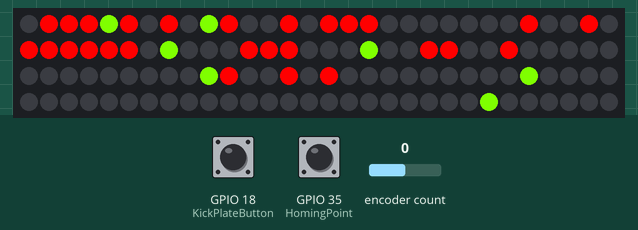
The sketch below on a simulated ESP32-S2. Parts: 120 RGB LEDs in strip order, left to right, continuing on the next row. Inputs (shaded band) come from the test bench; at power-on: GPIO 18 (KickPlateButton) LOW, GPIO 35 (HomingPoint) HIGH, encoder count 0.

Above: at 0.5 s.

The sketch:

Circle_Game.ino
```cpp
#include "AiEsp32RotaryEncoder.h"
#include "Arduino.h"
#include "LevelsMap.h"
#include <NeoPixelBus.h>


#define ColourSaturation 130 //Background Brightness, Caution if power supply is below 6 amps DO NOT set all leds to 100% brightness
#define CharacterSaturation 255 //Player and 'enemy's brightness

/*
  S2 Mini Pinout for Circle Game
  Rotary encoder pins CLK = 9   DT = 8
  Optical homing button = 35
  Kick Plate Button = 18`
  Led Data Pin = 3
*/

#define HomingPoint 35
#define KickPlateButton 18

#define ROTARY_ENCODER_A_PIN 8
#define ROTARY_ENCODER_B_PIN 9
#define ROTARY_ENCODER_VCC_PIN -1 /* 27 put -1 of Rotary encoder Vcc is connected directly to 3,3V; else you can use declared output pin for powering rotary encoder */
#define ROTARY_ENCODER_BUTTON_PIN 15

#define ROTARY_ENCODER_STEPS 4

AiEsp32RotaryEncoder rotaryEncoder = AiEsp32RotaryEncoder(ROTARY_ENCODER_A_PIN, ROTARY_ENCODER_B_PIN, ROTARY_ENCODER_BUTTON_PIN, ROTARY_ENCODER_VCC_PIN, ROTARY_ENCODER_STEPS);

TaskHandle_t EncoderRead;

//WS2812 led strip setup

const uint8_t PixelCount = 120; // Total number of pixels for both strips to be split up later
const uint8_t PixelPin = 3; //WS2812 data pin

NeoPixelBus<NeoGrbFeature, NeoWs2812xMethod> strip(PixelCount, PixelPin);

//Encoder homing sequence variables

int HomingOffset = 286;
volatile bool ringOffset = false;
bool Homed = false;
volatile bool ClockwiseSpinDirection = false; //debounce for interrupt change so the code isn't altering the interrupt every cycle
volatile byte LastPlayerPosition = 0;

volatile int encodervalue;
volatile int16_t encoderDelta;

//Kickplate debounce

volatile unsigned long lastDebounceTime = 0;  // the last time the output pin was toggled
volatile unsigned long debounceDelay = 5;


//GameSetup
byte CurrentLevel = 1;
byte NumberOfLevels = 3;
bool Setup = false;
bool firstrun = false;
byte Lives = 3;

byte EnemyArrayPosition = 0;
byte EnemyArrayScale = 0;
byte MovingEnemyArrayScale = 0;
volatile byte FinishPosition = 0;
bool Updated = true;
byte UpdatePosition = 0;

#define BackgroundColour RgbColor(127, 127, 127)
#define EnemyColour RgbColor(255, 0, 0)
#define MovingEnemyColour RgbColor(127, 255, 0)
#define Finishcolour RgbColor(0, 0, 0)

volatile unsigned long Gametick = 0;
volatile unsigned long lastGameTickTime = 0;  // the last time the output pin was toggled
volatile unsigned long GameTickDelay = 500;

volatile bool GameLost = false;
volatile bool LevelWon = false;

byte CurrentMovingEnemys[16] {
  /*clockwise*/200, 200, 200, 200, 200, 200, 200, 200 /*Counterclockwise*/, 200, 200, 200, 200, 200, 200, 200, 200
};


void EncoderReadCode( void * pvParameters ) {

  for (;;) {

    encodervalue = rotaryEncoder.readEncoder();
    encoderDelta = rotaryEncoder.encoderChanged();

  }
}

void drawPlayer(byte pixelAddress) {
  if (strip.GetPixelColor(pixelAddress) == EnemyColour or strip.GetPixelColor(pixelAddress) == MovingEnemyColour) {
    GameLost = true;
    return;
  } else if (strip.GetPixelColor(pixelAddress) == Finishcolour) {
    LevelWon = true;
    return;
  }
  strip.SetPixelColor(LastPlayerPosition, BackgroundColour);
  strip.SetPixelColor(pixelAddress, RgbColor(0, CharacterSaturation, 0));
  strip.Show();
  LastPlayerPosition = pixelAddress;
}

void setZero() {
  if (Homed == false) {
    rotaryEncoder.setEncoderValue(HomingOffset);
    Homed = true;
  }
}

int SmoothEncoderInput() {
  int smoothedencodervalue = 0;
  smoothedencodervalue = map(encodervalue, 0, 358, 0, 59);
  if (ringOffset == true) {
    smoothedencodervalue = (smoothedencodervalue + 60);
  }
  return smoothedencodervalue;
}


void Switch(bool Pressed) {
  if (Pressed == false) {
    lastDebounceTime = millis();
    return;
  } else if (((millis() - lastDebounceTime) < debounceDelay) and Pressed == true) {
    ringOffset = !ringOffset;
  }
}

void Homing(byte DirectionOffset) {
  rotaryEncoder.setEncoderValue(HomingOffset + DirectionOffset);
  Homed = true;
}

void IRAM_ATTR readEncoderISR()
{
  rotaryEncoder.readEncoder_ISR();
}

void HomingDirection() {
  if (encoderDelta > 0 and ClockwiseSpinDirection == true and encodervalue > 30 and encodervalue < 300) {
    ClockwiseSpinDirection = false;
  } else if (encoderDelta < 0 and ClockwiseSpinDirection == false and encodervalue > 30 and encodervalue < 300) {
    ClockwiseSpinDirection = true;
  }
}

void LevelSetup() {
  byte CurrentEnemyposition = 0;
  byte CurrentMovingEnemyposition = 0;
  if (firstrun == false) {
    EnemyArrayScale = EnemyLevelSize(CurrentLevel - 1);
    MovingEnemyArrayScale = MovingEnemyLevelSize(CurrentLevel - 1);
    memset(CurrentMovingEnemys, 200, MovingEnemyArrayScale);
    EnemyArrayPosition = 0;
    firstrun = true;
  }
  if (Setup == false) {
    if (EnemyArrayPosition < EnemyArrayScale or EnemyArrayPosition < MovingEnemyArrayScale and Setup == false) {

      CurrentEnemyposition = LevelRequest(CurrentLevel - 1, EnemyArrayPosition, 1);
      CurrentMovingEnemyposition = LevelRequest(CurrentLevel - 1, EnemyArrayPosition, 2);

      if (EnemyArrayPosition < MovingEnemyArrayScale and CurrentMovingEnemyposition < 119) {
        CurrentMovingEnemys[EnemyArrayPosition]  = CurrentMovingEnemyposition;
        strip.SetPixelColor(CurrentMovingEnemyposition, MovingEnemyColour);
      }
      if (EnemyArrayPosition < EnemyArrayScale and CurrentEnemyposition < 119) {
        strip.SetPixelColor(CurrentEnemyposition, EnemyColour);
      }

      EnemyArrayPosition++;

    } else if (Setup == false) {
      FinishPosition = LevelRequest(CurrentLevel - 1, EnemyArrayPosition, 3);
      strip.SetPixelColor(FinishPosition, Finishcolour);
      strip.Show();
      firstrun = false;
      Setup = true;
    }
  }
}

void UpdateEnemies() {
  if (UpdatePosition < MovingEnemyArrayScale) {
    if (CurrentMovingEnemys[UpdatePosition] < 120) {
      if (UpdatePosition <= (MovingEnemyArrayScale / 2)) {
        strip.SetPixelColor(UpdatePosition, BackgroundColour);
        CurrentMovingEnemys[UpdatePosition]++;
        strip.SetPixelColor(UpdatePosition, MovingEnemyColour);
      } else {
        strip.SetPixelColor(UpdatePosition, BackgroundColour);
        CurrentMovingEnemys[UpdatePosition]--;
        strip.SetPixelColor(UpdatePosition, MovingEnemyColour);
      }
    }
    UpdatePosition++;
  } else {
    Updated = true;
  }
}

void setup() {

  delay(150);

  strip.ClearTo(RgbColor(ColourSaturation, ColourSaturation, ColourSaturation));

  rotaryEncoder.begin();
  rotaryEncoder.setup(readEncoderISR);

  rotaryEncoder.setBoundaries(0, 358, true); //minValue, maxValue, circleValues true|false (when max go to min and vice versa)
  rotaryEncoder.setAcceleration(0);

  strip.Begin();
  strip.Show();

  pinMode(HomingPoint, INPUT_PULLUP);

  pinMode(KickPlateButton, INPUT_PULLDOWN);

  xTaskCreatePinnedToCore(
    EncoderReadCode,   /* Task function. */
    "EncoderRead",     /* name of task. */
    10000,       /* Stack size of task */
    NULL,        /* parameter of the task */
    1,           /* priority of the task */
    &EncoderRead,      /* Task handle to keep track of created task */
    0);          /* pin task to core 0 */

}

void loop() {
  // put your main code here, to run repeatedly:

  if (GameLost == true & Lives > 0) {
    Lives--;
    Setup = false;
    firstrun = false;
    GameLost = false;
  } else if (GameLost == true) {
    CurrentLevel = 1;
    Lives = 3;
    Setup = false;
    firstrun = false;
    GameLost = false;
  } else if (LevelWon == true) {
  CurrentLevel++;
  Setup = false;
  firstrun = false;
  LevelWon = false;
}

if (Setup == false) {
  LevelSetup();
  return;
}

if (((millis() - lastGameTickTime) > GameTickDelay)) {
  Gametick++;
  MovingEnemyArrayScale = MovingEnemyLevelSize(CurrentLevel - 1);
  UpdatePosition = 0;
  Updated = false;
  lastGameTickTime = millis();
}

if (Updated == false) {
  UpdateEnemies();
}

HomingDirection();
drawPlayer(SmoothEncoderInput());

if (Homed == false) {
  if (digitalRead(HomingPoint) == 1 and ClockwiseSpinDirection == true) {
    Homing(0);
  } else if (digitalRead(HomingPoint) == 1 and ClockwiseSpinDirection == false) {
    Homing(1);
  }
}

Switch(digitalRead(KickPlateButton));


if (Homed == true and encodervalue > 30 and encodervalue < 300) {
  Homed = false;
}


}
```

LevelsMap.h
```cpp
  byte Enemies[][20]={

    {200, 200, 200, 200, 200, 200, 200, 200, 200, 200, 200, 200, 200, 200, 200, 200, 200, 200, 200, 200}, //Level1

    {10, 13, 15, 200, 25, 28, 200, 200, 51, 54, 200, 200, 200, 70, 73, 200, 200, 200, 200, 200}, //Level2

    {0, 1, 2, 3, 15, 16, 17, 30, 31, 32, 33, 34, 35, 41, 42, 43, 200, 200, 200, 200} //Level3

  };

  byte MovingEnemies[][16]={

    {/*clockwise*/200, 200, 200, 200, 200, 200, 200, 200 /*Counterclockwise*/, 200, 200, 200, 200, 200, 200, 200, 200}, //Level1

    {/*clockwise*/200, 200, 200, 200, 200, 200, 200, 200 /*Counterclockwise*/, 200, 200, 200, 200, 200, 200, 200, 200}, //Level2

    {/*clockwise*/200, 200, 200, 200, 200, 200, 200, 50 /*Counterclockwise*/, 51, 200, 200, 200, 200, 200, 200, 200}, //Level3

  };

  byte Finish_Position[]={
    59, 42, 75
  };

int EnemyLevelSize(byte LevelNumber){

  int EnemyArraySize = 0;
  EnemyArraySize = (sizeof(Enemies[LevelNumber])/sizeof(Enemies[LevelNumber][0]));
  return EnemyArraySize;

}

int MovingEnemyLevelSize(byte LevelNumber){

  int MovingEnemyArraySize = 0;
  MovingEnemyArraySize = (sizeof(MovingEnemies[LevelNumber])/sizeof(MovingEnemies[LevelNumber][0]));
  return MovingEnemyArraySize;

}

byte LevelRequest(byte Levelnumber, byte arrayrequest, byte EntityType) {

 byte entityposition;
 if (EntityType == 1) {
  entityposition = Enemies[Levelnumber][arrayrequest];
 } else if ( EntityType == 2) {
  entityposition = MovingEnemies[Levelnumber][arrayrequest];
 } else if ( EntityType == 3) {
  entityposition = Finish_Position[Levelnumber];
 }
 return entityposition;

}
```
